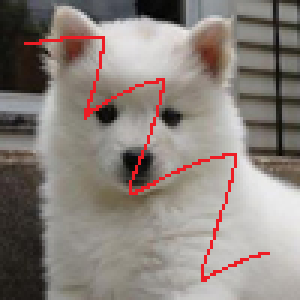
//> input picture dogo_1_in.bmp, 100 x 100 px (shown 3 times larger)
$ ./fourier_inverse_2014 ../dogo_1_in.bmp ../dogo_2_in.bmp   (built with g++ and OpenCV 4)
//> lines starting //> are read from the running program, lines starting //| are printed output that depends on the picture
#include "cv.h"
#include "highgui.h"
#include <iostream>
using namespace cv;
using namespace std;

int main(int argc, char ** argv) {
    const char* filename = (argc >= 2) ? argv[1] : "cameraman.tif";

    Mat inputImage = imread(filename, CV_LOAD_IMAGE_GRAYSCALE);
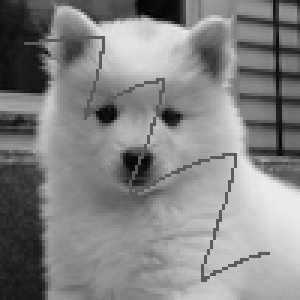
//> inputImage: 100 rows x 100 cols, CV_8UC1 (shown 3 times larger); min 0, max 236, mean 131.6
    Mat filter = imread(argv[2], CV_LOAD_IMAGE_GRAYSCALE);
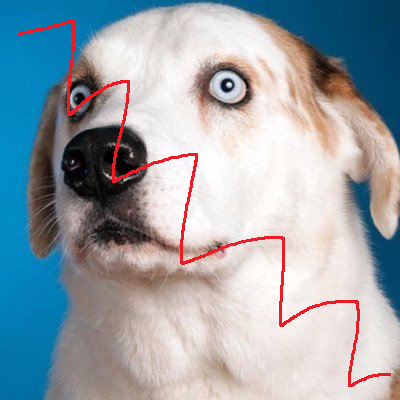
//> input picture dogo_2_in.bmp, 400 x 400 px
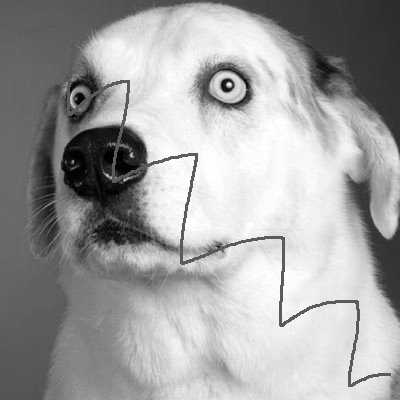
//> filter: 400 rows x 400 cols, CV_8UC1; min 0, max 255, mean 161.5
    if (inputImage.empty() || filter.empty())
        return -1;

    // Go float
    Mat fImage;
    inputImage.convertTo(fImage, CV_32F);

    Mat fFilter;
    filter.convertTo(fFilter, CV_32F);
    resize(fFilter, fFilter, fImage.size(), 0, 0);
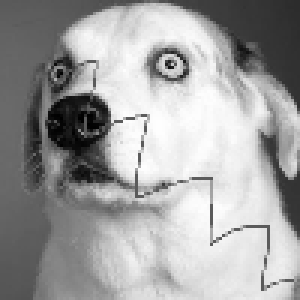
//> fFilter: 100 rows x 100 cols, CV_32FC1 (shown 3 times larger); min 0.25, max 254.8, mean 161.4
    normalize(fFilter, fFilter, 0, 1, CV_MINMAX);

    // FFT
    cout << "Direct transform...\n";
    Mat fourierTransform;
    dft(fImage, fourierTransform, DFT_SCALE|DFT_COMPLEX_OUTPUT);

    Mat planes[] = {Mat_<float>(fFilter), Mat_<float>(fFilter)};
    merge(planes, 2, fImage);

    Mat fourierProc;
    // Some processing
    mulSpectrums(fourierTransform, fImage, fourierProc, DFT_COMPLEX_OUTPUT);
    //multiply(fourierTransform, fImage, fourierProc);

    // IFFT
    cout << "Inverse transform...\n";
    Mat inverseTransform;
    dft(fourierTransform, inverseTransform, DFT_INVERSE|DFT_REAL_OUTPUT);

    Mat inverseTransformProc;
    dft(fourierProc, inverseTransformProc, DFT_INVERSE|DFT_REAL_OUTPUT);
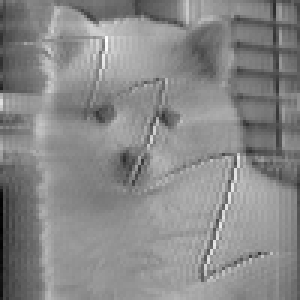
//> inverseTransformProc: 100 rows x 100 cols, CV_32FC1 (shown 3 times larger); min -83.3, max 158.7, mean 46.4; drawn with min black and max white

    // Back to 8-bits
    Mat finalImage;
    cout << "Normalization...\n";
    normalize(inverseTransformProc, finalImage, 0, 255, CV_MINMAX);
    inverseTransformProc.convertTo(finalImage, CV_8U);
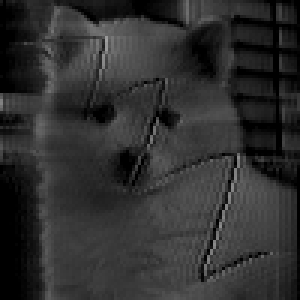
//> finalImage: 100 rows x 100 cols, CV_8UC1 (shown 3 times larger); min 0, max 159, mean 47.4

    Mat finalInverse;
    inverseTransform.convertTo(finalInverse, CV_8U);

    imshow("Image", finalInverse);
    imshow("Image Proc", finalImage);
    imwrite("filtered.png", finalImage);
    waitKey();
    return 0;
}
